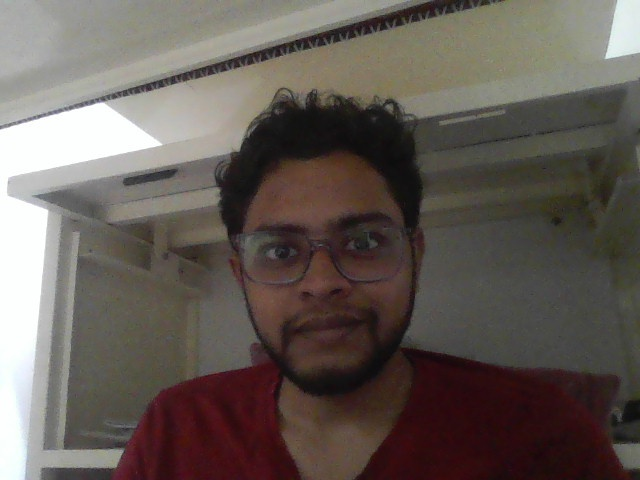
#> input picture python/faces/231501047_Giridhar U.jpg, 640 x 480 px, given in place of the camera
$ python face_system.py
#> lines starting #> are read from the running program, lines starting #| are printed output that depends on the picture; after the words box and inside, x2 and y2 are one past the last pixel; in counts of white or black regions, pixels touching at a corner belong together
#> the answer given: 1

import cv2
import os
import numpy as np
from PIL import Image
import json

# Path for face image database
path = 'dataset'
recognizer = cv2.face.LBPHFaceRecognizer_create()
face_cascade = cv2.CascadeClassifier(cv2.data.haarcascades + 'haarcascade_frontalface_default.xml')

# File to store name mappings
names_file = 'names.json'

def load_names():
    if os.path.exists(names_file):
        with open(names_file, 'r') as f:
            return json.load(f)
    return {}

def save_names(names):
    with open(names_file, 'w') as f:
        json.dump(names, f)

# [25 lines left out: function get_images_and_labels, not called in this run]

def register_face():
    name = input("Enter the name for this person: ").strip()
#> the answer given: faces/231501047_Giridhar U.jpg
    if not name:
        print("Name cannot be empty!")
        return

    # Get the next available ID
    names = load_names()
#> (reads python/names.json from the repository)
    if not names:  # If no names exist yet
        next_id = 1
    else:
        next_id = max(int(k) for k in names.keys()) + 1

    # Start capturing
    cap = cv2.VideoCapture(0)
    print(f"Capturing face for {name} (ID: {next_id})")
    print("Press 's' to save or 'q' to quit")

    while True:
        ret, frame = cap.read()
#> frame is the input picture: shape (480, 640, 3); mean B, G, R 85.8, 91.7, 100.5
        if not ret:
            print("Failed to grab frame")
            break

        gray = cv2.cvtColor(frame, cv2.COLOR_BGR2GRAY)
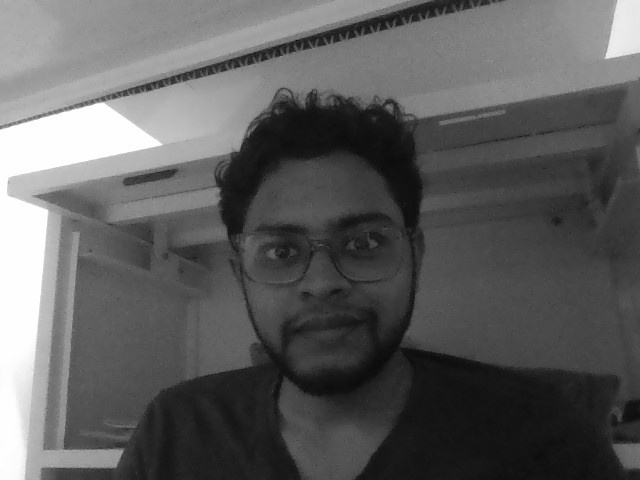
#> gray: shape (480, 640); min 9, max 255, mean 93.7
        faces = face_cascade.detectMultiScale(gray, 1.3, 5)
#> faces = [[214, 162, 217, 217]]

        for (x, y, w, h) in faces:
            cv2.rectangle(frame, (x, y), (x+w, y+h), (0, 255, 0), 2)
#> this loop made 1 pass
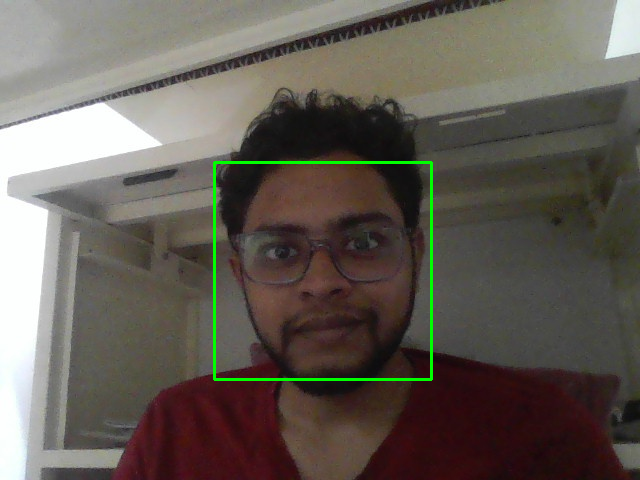
#> frame: shape (480, 640, 3); 0.85% of pixels changed, all inside (x1, y1, x2, y2) = (213, 161, 433, 381)

        cv2.imshow('Register Face - s:save, q:quit', frame)

        key = cv2.waitKey(1) & 0xFF
#> (key q is pressed here)
        if key == ord('q'):
            break
        elif key == ord('s') and len(faces) > 0:
            # Save the face image
            face_img = gray[y:y+h, x:x+w]
            img_name = f"dataset/face_{next_id}.jpg"
            cv2.imwrite(img_name, face_img)

            # Update names dictionary
            names[str(next_id)] = name
            save_names(names)
            print(f"Saved {name} (ID: {next_id})")
            break

    cap.release()
    cv2.destroyAllWindows()
    return True

# [58 lines left out: functions train_model, recognize_faces, not called in this run]

if __name__ == "__main__":
    # Create dataset directory if it doesn't exist
    if not os.path.exists('dataset'):
        os.makedirs('dataset')

    while True:
        print("\nFace Recognition System")
        print("1. Register a new face")
        print("2. Train the model")
        print("3. Start face recognition")
        print("4. Exit")

#> (the run stopped early here; a loop or call above may not have finished)
